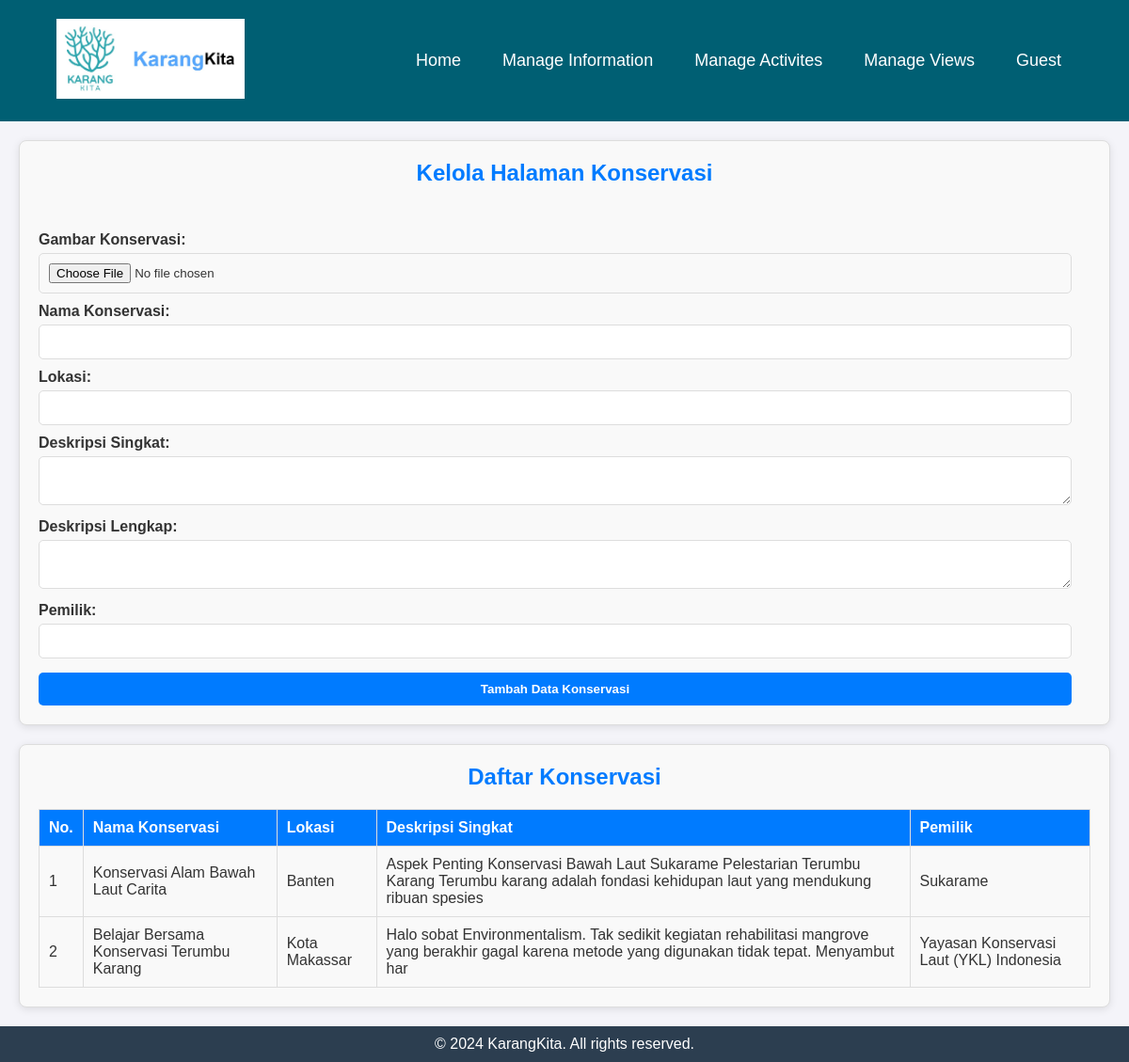
/admin/main_conservation.php, run on the app's committed database.
### tables this page shows
CREATE TABLE `konservasi` (
  `id_konservasi` int(11) NOT NULL,
  `gambar_konservasi` varchar(50) DEFAULT NULL,
  `nama_konservasi` varchar(200) DEFAULT NULL,
  `lokasi_konservasi` varchar(200) DEFAULT NULL,
  `shortdesk_konservasi` varchar(150) DEFAULT NULL,
  `longdesk_konservasi` text DEFAULT NULL,
  `manfaat_konservasi` text DEFAULT NULL,
  `waktu_konservasi` timestamp NOT NULL DEFAULT current_timestamp() ON UPDATE current_timestamp()
);

### user/functions.php (called while the page is built)
<?php
$conn = mysqli_connect("localhost", "root", "", "asik");
function query($query) {
    global $conn;
    $result = mysqli_query($conn, $query);
    $rows = [];
    while ($row = mysqli_fetch_assoc($result)) {
        $rows[] = $row;
    }
    return $rows;
}
?>

### admin/main_conservation.php (the view, shortened to what this page needs)
<?php
require '../user/functions.php';
$konservasi = query("SELECT * FROM konservasi");
?>
<!DOCTYPE html>
<html lang="en">
<head>
    <link rel="stylesheet" href="../admin_styling/voluntrip.css">
    <link rel="stylesheet" href="https://cdn.ckeditor.com/ckeditor5/43.3.1/ckeditor5.css">
</head>
<body>
    <?php include 'footer_admin.php'; ?>
    <div class="main-menu">
        <div class="add-menu">
            <h1 align="middle">Kelola Halaman Konservasi</h1><br>
            <form action="" enctype="multipart/form-data" method="post">
                <label for="gambar_konservasi">Gambar Konservasi:</label>
                <input type="file" name="gambar_konservasi" id="gambar_konservasi">
                <label for="nama_konservasi">Nama Konservasi:</label>
                <input type="text" name="nama_konservasi" id="nama_konservasi">
                <label for="lokasi_konservasi">Lokasi:</label>
                <input type="text" name="lokasi_konservasi" id="lokasi_konservasi">
                <label for="shortdesk_konservasi">Deskripsi Singkat:</label>
                <textarea type="text" name="shortdesk_konservasi" id="shortdesk_konservasi"></textarea>
                <label for="longdesk_konservasi">Deskripsi Lengkap:</label>
                <textarea type="text" name="longdesk_konservasi" id="editor"></textarea>
                <label for="manfaat_konservasi">Pemilik:</label>
                <input type="text" name="manfaat_konservasi" id="manfaat_konservasi">
                <button type="submit" name="tambah-konservasi">Tambah Data Konservasi</button>
            </form>
        </div>
        <div class="read-menu">
            <h2 align="middle">Daftar Konservasi</h2>
            <table id="konservasiTable">
                <thead>
                    <tr>
                        <th>No.</th>
                        <th>Nama Konservasi</th>
                        <th>Lokasi</th>
                        <th>Deskripsi Singkat</th>
                        <th>Pemilik</th>
                    </tr>
                </thead>
                <tbody>
                    <?php $i = 1; ?>
                    <?php foreach ($konservasi as $ksr): ?>
                        <tr class="konservasi-row" data-id="<?= $ksr['id_konservasi']; ?>">
                            <td><?= $i; ?></td>
                            <td><?= $ksr['nama_konservasi']; ?></td>
                            <td><?= $ksr['lokasi_konservasi']; ?></td>
                            <td><?= $ksr['shortdesk_konservasi']; ?></td>
                            <td><?= $ksr['manfaat_konservasi']; ?></td>
                        </tr>
                        <?php $i++; ?>
                    <?php endforeach; ?>
                </tbody>
            </table>
        </div>
    </div>
    <footer>
        <div class="container-bottom">
            <p>&copy; 2024 KarangKita. All rights reserved.</p>
        </div>
    </footer>
</body>
</html>

### admin_styling/voluntrip.css (style rules this page uses)
* { margin: 0; padding: 0; box-sizing: border-box; }
body { font-family: Arial, sans-serif; background-color: #f4f4f9; color: #333; }
.main-menu { font-family: Arial, sans-serif; margin: 20px; }
.add-menu, .read-menu { margin-bottom: 20px; padding: 20px; border: 1px solid #ddd; border-radius: 8px; box-shadow: 0 2px 8px rgba(0, 0, 0, 0.1); background-color: #f9f9f9; }
.add-menu h1, .read-menu h2 { text-align: center; font-size: 24px; color: #007BFF; margin-bottom: 20px; }
form label { display: block; font-weight: bold; margin-top: 10px; }
form input, form textarea, form button { width: calc(100% - 20px); padding: 10px; margin-top: 5px; border: 1px solid #ddd; border-radius: 5px; box-sizing: border-box; }
form button { background-color: #007BFF; color: white; font-weight: bold; border: none; cursor: pointer; margin-top: 15px; }
table { width: 100%; border-collapse: collapse; margin-top: 10px; }
table thead tr { background-color: #007BFF; color: white; }
table th, table td { padding: 10px; border: 1px solid #ddd; text-align: left; }
footer { background-color: #2c3e50; color: white; padding: 10px 0; text-align: center; }
.container-bottom { max-width: 1200px; margin: 0 auto; }

### data on the page
konservasi: nama_konservasi "Konservasi Alam Bawah Laut Carita", lokasi_konservasi "Banten", shortdesk_konservasi "Aspek Penting Konservasi Bawah Laut Sukarame Pelestarian Terumbu Karang Terumbu karang adalah fondasi kehidupan laut yang mendukung ribuan spesies", manfaat_konservasi "Sukarame"
konservasi: nama_konservasi "Belajar Bersama Konservasi Terumbu Karang", lokasi_konservasi "Kota Makassar", shortdesk_konservasi "Halo sobat Environmentalism. Tak sedikit kegiatan rehabilitasi mangrove yang berakhir gagal karena metode yang digunakan tidak tepat. Menyambut har", manfaat_konservasi "Yayasan Konservasi Laut (YKL) Indonesia"

### other printed values
$user_admin "Guest"
